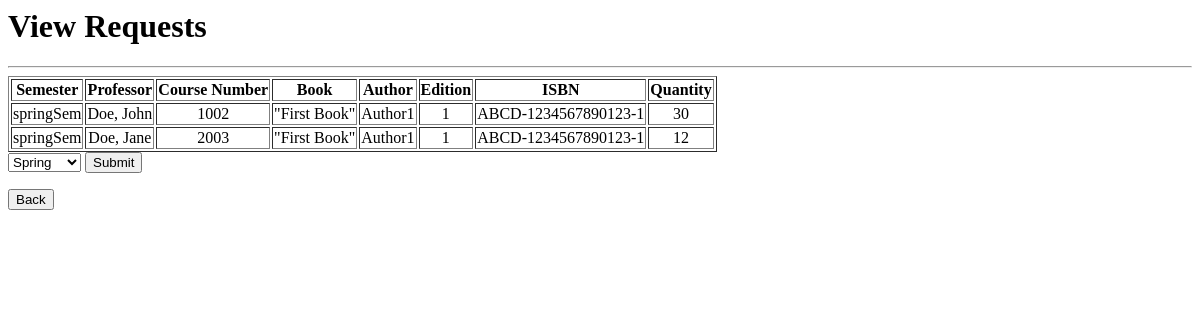
Page /staffViewRequests.php on the earlier database version.
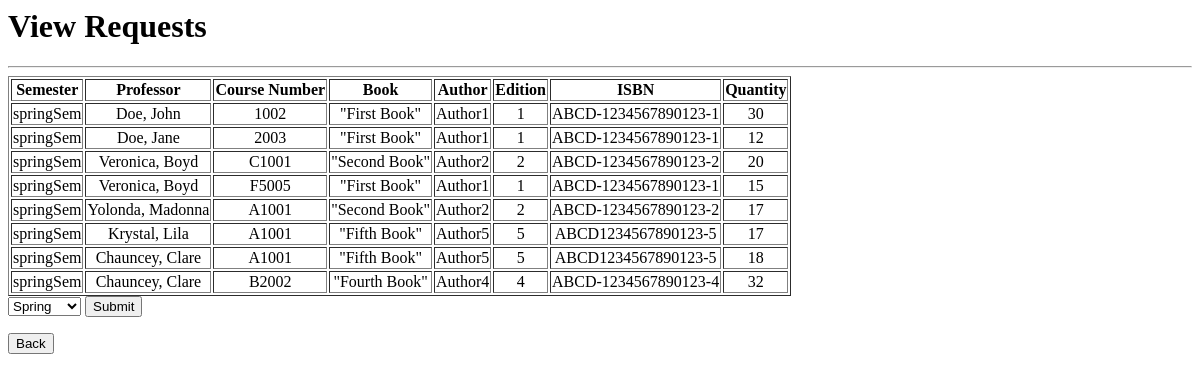
Same page on the later database version.
### tables this page shows
CREATE TABLE `requests` (
  `id` int(11) NOT NULL,
  `pid` int(11) NOT NULL,
  `bid` int(11) NOT NULL,
  `cid` varchar(10) NOT NULL,
  `semester` varchar(10) NOT NULL,
  `qty` int(11) NOT NULL
);

CREATE TABLE `professors` (
  `id` int(11) NOT NULL,
  `fname` text NOT NULL,
  `lname` text NOT NULL,
  `email` text NOT NULL,
  `password` text NOT NULL DEFAULT 'password',
  `secret` text NOT NULL,
  `reset` tinyint(1) NOT NULL DEFAULT 0
);

CREATE TABLE `books` (
  `id` int(11) NOT NULL,
  `title` text NOT NULL,
  `author` text NOT NULL,
  `isbn` text NOT NULL,
  `edition` text NOT NULL,
  `publisher` text NOT NULL
);

### htdocs/staffViewRequests.php (the view, shortened to what this page needs)
<?php
    $conn = dbConnect();
    $semester = 'springSem';
?>
<html>
 <head>
 </head>
 <body>
  <h1>View Requests</h1>
     <hr>
<table border="1">
  <tr>
    <th>Semester</th>
    <th>Professor</th>
    <th>Course Number</th>
    <th>Book</th>
    <th>Author</th>
    <th>Edition</th>
    <th>ISBN</th>
    <th>Quantity</th>
  </tr>
  <tbody>
    <?php
      $query = "SELECT R.semester, R.pid, P.fname, P.lname, R.cid, R.bid, B.title, B.author, B.edition, B.isbn, R.qty
                FROM requests R, books B, professors P
                WHERE R.bid = B.id AND R.pid = P.id AND R.semester = '$semester'";
      foreach ($conn->query($query) as $row) {
        $index = $row['semester'];?>
        <tr>
          <td style="text-align:center"><?php echo $row['semester']; ?></td>
          <td style="text-align:center"><?php echo $row['lname'].', '.$row['fname']; ?></td>
          <td style="text-align:center"><?php echo $row['cid']; ?></td>
          <td style="text-align:center"><?php echo $row['title']; ?></td>
          <td style="text-align:center"><?php echo $row['author']; ?></td>
          <td style="text-align:center"><?php echo $row['edition']; ?></td>
          <td style="text-align:center"><?php echo $row['isbn']; ?></td>
          <td style="text-align:center"><?php echo $row['qty']; ?></td>
        </tr>
      <?php } ?>
  </tbody>
</table>
<form action="staffViewRequests.php" method="post">
    <select name = "inSemester" size="1">
    <?php
      if ($semester == 'springSem') print '<option value ="springSem" selected="selected">Spring</option>';
      else print '<option value ="springSem">Spring</option>';
    ?>
    </select>
    <input type="submit", value="Submit", name="submitBtn"/>
  </form>
  <a href = "staffMenu.php"><button>Back</button>
 </body>
</html>

Differences in the rows shown:
added requests: semester "springSem", professors.lname "Veronica", professors.fname "Boyd", cid "C1001", books.title "\"Second Book\"", books.author "Author2", books.edition "2", books.isbn "ABCD-1234567890123-2", qty "20"
added requests: semester "springSem", professors.lname "Veronica", professors.fname "Boyd", cid "F5005", books.title "\"First Book\"", books.author "Author1", books.edition "1", books.isbn "ABCD-1234567890123-1", qty "15"
added requests: semester "springSem", professors.lname "Yolonda", professors.fname "Madonna", cid "A1001", books.title "\"Second Book\"", books.author "Author2", books.edition "2", books.isbn "ABCD-1234567890123-2", qty "17"
added requests: semester "springSem", professors.lname "Krystal", professors.fname "Lila", cid "A1001", books.title "\"Fifth Book\"", books.author "Author5", books.edition "5", books.isbn "ABCD1234567890123-5", qty "17"
added requests: semester "springSem", professors.lname "Chauncey", professors.fname "Clare", cid "A1001", books.title "\"Fifth Book\"", books.author "Author5", books.edition "5", books.isbn "ABCD1234567890123-5", qty "18"
added requests: semester "springSem", professors.lname "Chauncey", professors.fname "Clare", cid "B2002", books.title "\"Fourth Book\"", books.author "Author4", books.edition "4", books.isbn "ABCD-1234567890123-4", qty "32"
